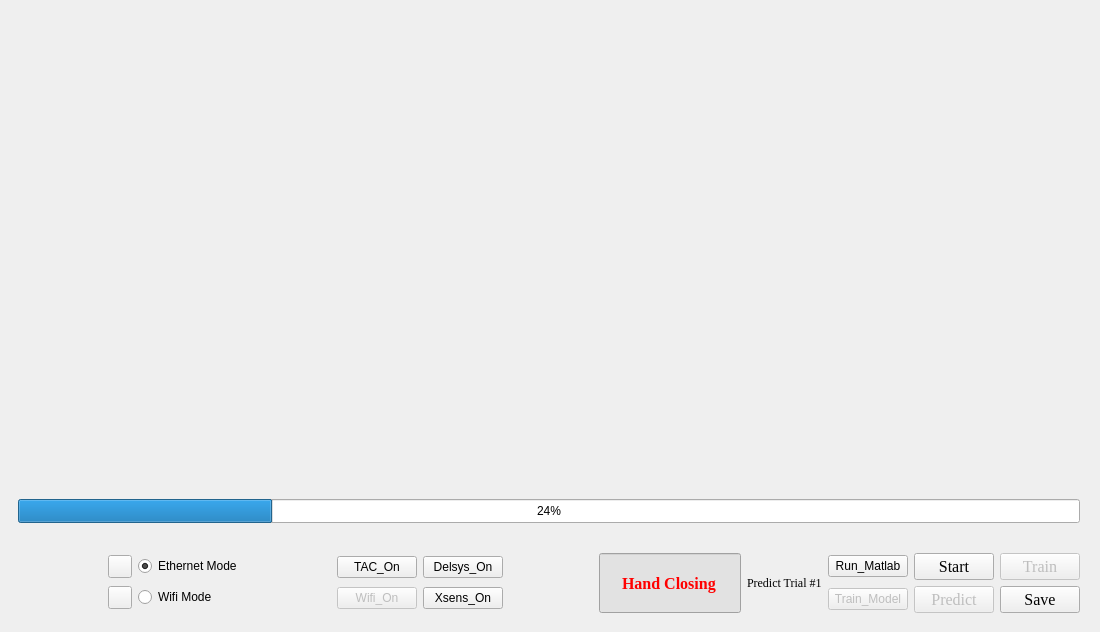
      <widget class="QWidget" name="SPC">
       <attribute name="title">
        <string>SPC</string>
       </attribute>
       <layout class="QHBoxLayout" name="horizontalLayout_5">
        <property name="leftMargin">
         <number>9</number>
        </property>
        <property name="topMargin">
         <number>10</number>
        </property>
        <property name="bottomMargin">
         <number>10</number>
        </property>
        <item>
         <layout class="QVBoxLayout" name="verticalLayout" stretch="0,0">
          <property name="spacing">
           <number>12</number>
          </property>
          <property name="leftMargin">
           <number>0</number>
          </property>
          <property name="topMargin">
           <number>0</number>
          </property>
          <property name="bottomMargin">
           <number>0</number>
          </property>
          <item>
           <widget class="QWidget" name="widget" native="true">
            <property name="minimumSize">
             <size>
              <width>1080</width>
              <height>500</height>
             </size>
            </property>
            <layout class="QGridLayout" name="gridLayout_5">
             <item row="0" column="0">
              <widget class="QCustomPlot" name="customPlot_angle" native="true">
               <property name="sizePolicy">
                <sizepolicy hsizetype="Expanding" vsizetype="Expanding">
                 <horstretch>0</horstretch>
                 <verstretch>0</verstretch>
                </sizepolicy>
               </property>
               <property name="minimumSize">
                <size>
                 <width>0</width>
                 <height>200</height>
                </size>
               </property>
              </widget>
             </item>
             <item row="1" column="0">
              <layout class="QVBoxLayout" name="verticalLayout_2">
               <item>
                <widget class="QWidget" name="gif_layer" native="true">
                 <layout class="QGridLayout" name="gridLayout_4">
                  <item row="0" column="0">
                   <layout class="QHBoxLayout" name="horizontalLayout_6">
                    <item>
                     <spacer name="horizontalSpacer_6">
                      <property name="orientation">
                       <enum>Qt::Horizontal</enum>
                      </property>
                      <property name="sizeHint" stdset="0">
                       <size>
                        <width>40</width>
                        <height>20</height>
                       </size>
                      </property>
                     </spacer>
                    </item>
                    <item>
                     <widget class="QLabel" name="hand_close_gif">
                      <property name="minimumSize">
                       <size>
                        <width>220</width>
                        <height>250</height>
                       </size>
                      </property>
                      <property name="maximumSize">
                       <size>
                        <width>350</width>
                        <height>400</height>
                       </size>
                      </property>
                      <property name="text">
                       <string/>
                      </property>
                      <property name="pixmap">
                       <pixmap>Resources/HandClosing.gif</pixmap>
                      </property>
                      <property name="scaledContents">
                       <bool>true</bool>
                      </property>
                     </widget>
                    </item>
                    <item>
                     <spacer name="horizontalSpacer_5">
                      <property name="orientation">
                       <enum>Qt::Horizontal</enum>
                      </property>
                      <property name="sizeHint" stdset="0">
                       <size>
                        <width>40</width>
                        <height>20</height>
                       </size>
                      </property>
                     </spacer>
                    </item>
                    <item>
                     <widget class="QLabel" name="wrist_rotation_gif">
                      <property name="minimumSize">
                       <size>
                        <width>220</width>
                        <height>250</height>
                       </size>
                      </property>
                      <property name="maximumSize">
                       <size>
                        <width>350</width>
                        <height>400</height>
                       </size>
                      </property>
                      <property name="text">
                       <string/>
                      </property>
                      <property name="pixmap">
                       <pixmap>Resources/WristRotation.gif</pixmap>
                      </property>
                      <property name="scaledContents">
                       <bool>true</bool>
                      </property>
                     </widget>
                    </item>
                    <item>
                     <spacer name="horizontalSpacer_4">
                      <property name="orientation">
                       <enum>Qt::Horizontal</enum>
                      </property>
                      <property name="sizeHint" stdset="0">
                       <size>
                        <width>40</width>
                        <height>20</height>
                       </size>
                      </property>
                     </spacer>
                    </item>
                    <item>
                     <widget class="QLabel" name="simultaneous_gif">
                      <property name="minimumSize">
                       <size>
                        <width>220</width>
                        <height>250</height>
                       </size>
                      </property>
                      <property name="maximumSize">
                       <size>
                        <width>350</width>
                        <height>400</height>
                       </size>
                      </property>
                      <property name="text">
                       <string/>
                      </property>
                      <property name="pixmap">
                       <pixmap>Resources/simultaneous.gif</pixmap>
                      </property>
                      <property name="scaledContents">
                       <bool>true</bool>
                      </property>
                     </widget>
                    </item>
                    <item>
                     <spacer name="horizontalSpacer_7">
                      <property name="orientation">
                       <enum>Qt::Horizontal</enum>
                      </property>
                      <property name="sizeHint" stdset="0">
                       <size>
                        <width>40</width>
                        <height>20</height>
                       </size>
                      </property>
                     </spacer>
                    </item>
                   </layout>
                  </item>
                 </layout>
                </widget>
               </item>
               <item>
                <layout class="QHBoxLayout" name="horizontalLayout_7">
                 <item>
                  <widget class="QProgressBar" name="train_progressBar">
                   <property name="minimumSize">
                    <size>
                     <width>930</width>
                     <height>24</height>
                    </size>
                   </property>
                   <property name="maximumSize">
                    <size>
                     <width>115200</width>
                     <height>24</height>
                    </size>
                   </property>
                   <property name="value">
                    <number>24</number>
                   </property>
                  </widget>
                 </item>
                </layout>
               </item>
              </layout>
             </item>
            </layout>
           </widget>
          </item>
          <item>
           <widget class="QWidget" name="bottom_layer" native="true">
            <property name="maximumSize">
             <size>
              <width>16777215</width>
              <height>100</height>
             </size>
            </property>
            <layout class="QHBoxLayout" name="horizontalLayout_4">
             <item>
              <spacer name="horizontalSpacer_3">
               <property name="orientation">
                <enum>Qt::Horizontal</enum>
               </property>
               <property name="sizeHint" stdset="0">
                <size>
                 <width>40</width>
                 <height>20</height>
                </size>
               </property>
              </spacer>
             </item>
             <item>
              <layout class="QGridLayout" name="gridLayout">
               <item row="0" column="0">
                <widget class="QToolButton" name="toolButton_3">
                 <property name="styleSheet">
                  <string notr="true">border-image: url(:/icon/Resources/timg.jpg);</string>
                 </property>
                 <property name="text">
                  <string/>
                 </property>
                 <property name="icon">
                  <iconset>
                   <normaloff>Resources/timg.jpg</normaloff>Resources/timg.jpg</iconset>
                 </property>
                </widget>
               </item>
               <item row="0" column="1">
                <widget class="QRadioButton" name="EthernetMode">
                 <property name="text">
                  <string>Ethernet Mode</string>
                 </property>
                 <property name="checked">
                  <bool>true</bool>
                 </property>
                </widget>
               </item>
               <item row="1" column="0">
                <widget class="QToolButton" name="toolButton_2">
                 <property name="styleSheet">
                  <string notr="true">border-image: url(:/icon/Resources/wifi.jpg);</string>
                 </property>
                 <property name="text">
                  <string/>
                 </property>
                 <property name="icon">
                  <iconset>
                   <normaloff>Resources/wifi.jpg</normaloff>Resources/wifi.jpg</iconset>
                 </property>
                </widget>
               </item>
               <item row="1" column="1">
                <widget class="QRadioButton" name="WifiMode">
                 <property name="text">
                  <string>Wifi Mode</string>
                 </property>
                 <property name="checkable">
                  <bool>true</bool>
                 </property>
                 <property name="checked">
                  <bool>false</bool>
                 </property>
                </widget>
               </item>
              </layout>
             </item>
             <item>
              <spacer name="horizontalSpacer">
               <property name="orientation">
                <enum>Qt::Horizontal</enum>
               </property>
               <property name="sizeHint" stdset="0">
                <size>
                 <width>40</width>
                 <height>20</height>
                </size>
               </property>
              </spacer>
             </item>
             <item>
              <layout class="QGridLayout" name="gridLayout_3">
               <item row="1" column="1">
                <widget class="QPushButton" name="Xsens_Connect">
                 <property name="text">
                  <string>Xsens_On</string>
                 </property>
                </widget>
               </item>
               <item row="1" column="0">
                <widget class="QPushButton" name="wifi_connect">
                 <property name="enabled">
                  <bool>false</bool>
                 </property>
                 <property name="text">
                  <string>Wifi_On</string>
                 </property>
                 <property name="shortcut">
                  <string>Return</string>
                 </property>
                </widget>
               </item>
               <item row="0" column="0">
                <widget class="QPushButton" name="TAC_Connect">
                 <property name="text">
                  <string>TAC_On</string>
                 </property>
                </widget>
               </item>
               <item row="0" column="1">
                <widget class="QPushButton" name="Delsys_On">
                 <property name="text">
                  <string>Delsys_On</string>
                 </property>
                </widget>
               </item>
              </layout>
             </item>
             <item>
              <spacer name="horizontalSpacer_2">
               <property name="orientation">
                <enum>Qt::Horizontal</enum>
               </property>
               <property name="sizeHint" stdset="0">
                <size>
                 <width>40</width>
                 <height>20</height>
                </size>
               </property>
              </spacer>
             </item>
             <item>
              <widget class="QLineEdit" name="motion_prompt">
               <property name="sizePolicy">
                <sizepolicy hsizetype="Expanding" vsizetype="Expanding">
                 <horstretch>0</horstretch>
                 <verstretch>0</verstretch>
                </sizepolicy>
               </property>
               <property name="font">
                <font>
                 <family>Times New Roman</family>
                 <pointsize>12</pointsize>
                 <weight>75</weight>
                 <italic>false</italic>
                 <bold>true</bold>
                </font>
               </property>
               <property name="styleSheet">
                <string notr="true">color: rgb(255, 0, 0);
background-color: rgb(226, 226, 226);</string>
               </property>
               <property name="text">
                <string>Hand Closing</string>
               </property>
               <property name="alignment">
                <set>Qt::AlignCenter</set>
               </property>
              </widget>
             </item>
             <item>
              <widget class="QLabel" name="trialno">
               <property name="font">
                <font>
                 <family>Times New Roman</family>
                </font>
               </property>
               <property name="text">
                <string>Predict Trial #1</string>
               </property>
              </widget>
             </item>
             <item>
              <layout class="QGridLayout" name="gridLayout_2">
               <item row="0" column="1">
                <widget class="QPushButton" name="start_ectype">
                 <property name="sizePolicy">
                  <sizepolicy hsizetype="Fixed" vsizetype="Fixed">
                   <horstretch>0</horstretch>
                   <verstretch>0</verstretch>
                  </sizepolicy>
                 </property>
                 <property name="font">
                  <font>
                   <family>Times New Roman</family>
                   <pointsize>12</pointsize>
                  </font>
                 </property>
                 <property name="text">
                  <string>Start</string>
                 </property>
                </widget>
               </item>
               <item row="0" column="2">
                <widget class="QPushButton" name="train_ectype">
                 <property name="enabled">
                  <bool>false</bool>
                 </property>
                 <property name="font">
                  <font>
                   <family>Times New Roman</family>
                   <pointsize>12</pointsize>
                  </font>
                 </property>
                 <property name="text">
                  <string>Train</string>
                 </property>
                </widget>
               </item>
               <item row="0" column="0">
                <widget class="QPushButton" name="Run_matlab">
                 <property name="text">
                  <string>Run_Matlab</string>
                 </property>
                </widget>
               </item>
               <item row="1" column="0">
                <widget class="QPushButton" name="Train_Model">
                 <property name="enabled">
                  <bool>false</bool>
                 </property>
                 <property name="text">
                  <string>Train_Model</string>
                 </property>
                </widget>
               </item>
               <item row="1" column="1">
                <widget class="QPushButton" name="predict_ectype">
                 <property name="enabled">
                  <bool>false</bool>
                 </property>
                 <property name="font">
                  <font>
                   <family>Times New Roman</family>
                   <pointsize>12</pointsize>
                  </font>
                 </property>
                 <property name="text">
                  <string>Predict</string>
                 </property>
                </widget>
               </item>
               <item row="1" column="2">
                <widget class="QPushButton" name="save_ectype">
                 <property name="sizePolicy">
                  <sizepolicy hsizetype="Fixed" vsizetype="Fixed">
                   <horstretch>0</horstretch>
                   <verstretch>0</verstretch>
                  </sizepolicy>
                 </property>
                 <property name="font">
                  <font>
                   <family>Times New Roman</family>
                   <pointsize>12</pointsize>
                  </font>
                 </property>
                 <property name="styleSheet">
                  <string notr="true"/>
                 </property>
                 <property name="text">
                  <string>Save</string>
                 </property>
                 <property name="autoDefault">
                  <bool>false</bool>
                 </property>
                 <property name="default">
                  <bool>false</bool>
                 </property>
                 <property name="flat">
                  <bool>false</bool>
                 </property>
                </widget>
               </item>
              </layout>
             </item>
            </layout>
           </widget>
          </item>
         </layout>
        </item>
       </layout>
      </widget>
